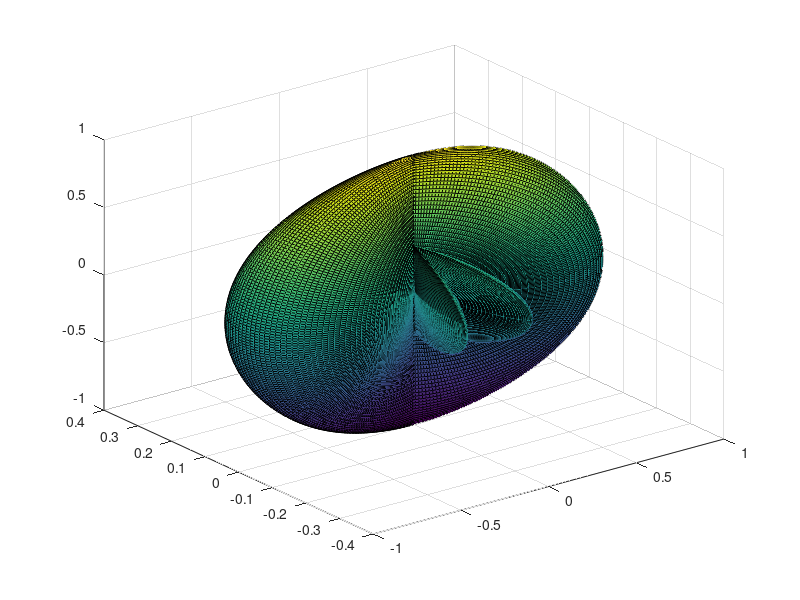

Source code (MATLAB):
theta=-pi/2:0.01:pi/2;
phi=0:0.02:2*pi;
[theta,phi]=meshgrid(theta,phi);
rho=cos(theta).*cos(theta).*cos(3*theta).*cos(3*theta);
[x,y,z]=sph2cart(theta,phi,rho);
surf(x,y,z)